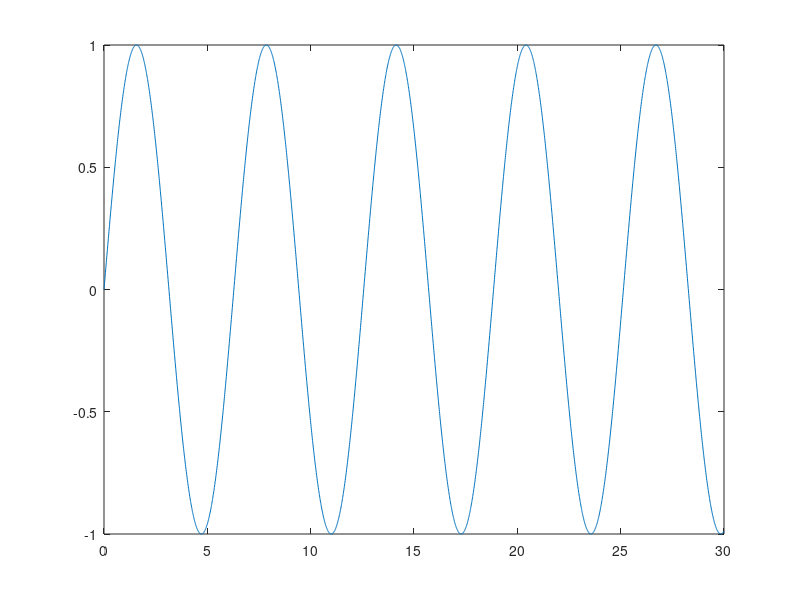

Write MATLAB code to recreate this figure. (Note: this script raises an error after producing the figure.)
clear;
clc;
x = 0:0.01:30;
n=length(x);
y = sin(x);
plot(x,y);
hold on;
cof=0.5;
k=1;
prey=0;
for i = 1:n
    yy(i)=FRICITION(y(i), cof, k, prey);
    prey=yy(i);
end
plot(x,yy,'r');

function [y] = FRICITION(insignal, cof, k, prey)
    if insignal>0
        y=k*insignal+cof;
    elseif insignal<0
        y=k*insignal-cof;
    else
        y=prey;
    end
end